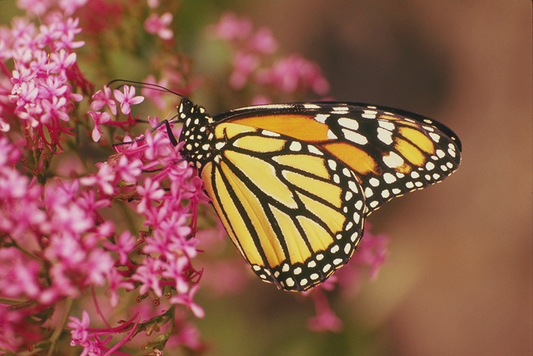
#> input picture monarch_col.png, 533 x 356 px, shrunk from 768 x 512 before the run
$ python zadanie_7_rd_jpeg.py   (older library calls are emulated)
#> lines starting #> are read from the running program, lines starting #| are printed output that depends on the picture
### wspolne.py
"""
Wspolne funkcje wykorzystywane w zadaniach laboratorium: obliczanie
entropii, przeplywnosci, DWT, MSE/PSNR oraz przygotowanie katalogu wynikow.
"""

from pathlib import Path

import cv2
import numpy as np


ROOT = Path(__file__).resolve().parent
WYNIKI = ROOT / "wyniki"


def przygotuj_katalog(nazwa=None):
    katalog = WYNIKI if nazwa is None else WYNIKI / nazwa
    katalog.mkdir(parents=True, exist_ok=True)
    return katalog


# [5 lines left out: function wczytaj_mono, not called in this run]


def wczytaj_kolor():
    obraz = cv2.imread(str(ROOT / "monarch_col.png"), cv2.IMREAD_COLOR)
#> obraz is the input picture: shape (356, 533, 3); mean B, G, R 75, 93, 143.5
    if obraz is None:
        raise FileNotFoundError("Nie znaleziono monarch_col.png")
    return obraz


# [9 lines left out: function histogram_entropia, not called in this run]


def przeplywnosc(sciezka, wysokosc, szerokosc):
    return 8 * Path(sciezka).stat().st_size / (wysokosc * szerokosc)


# [48 lines left out: functions obraz_roznicowy_poziomy, dwt, normalizuj_do_zapisu, not called in this run]


def mse_psnr(obraz_1, obraz_2):
    roznica = obraz_1.astype(np.float64) - obraz_2.astype(np.float64)
    mse = float(np.mean(roznica**2))
    psnr = float("inf") if mse == 0 else float(10 * np.log10(255.0**2 / mse))
    return mse, psnr

### zadanie_7_rd_jpeg.py
"""
Zadanie 7: skrypt kompresuje obraz kolorowy JPEG dla wielu poziomow quality,
oblicza bitrate, MSE i PSNR, zapisuje obrazy oraz gladkie krzywe R-D.
"""

import csv

import cv2
import matplotlib

matplotlib.use("Agg")
import matplotlib.pyplot as plt

from wspolne import ROOT, mse_psnr, przygotuj_katalog, przeplywnosc, wczytaj_kolor


obraz = wczytaj_kolor()
katalog = przygotuj_katalog("zadanie_7")
katalog_jpeg = przygotuj_katalog("zadanie_7/jpeg")
jakosci = list(range(5, 101, 5))
wyniki = []

for jakosc in jakosci:
    sciezka = katalog_jpeg / f"monarch_q{jakosc:03d}.jpg"
    cv2.imwrite(str(sciezka), obraz, [cv2.IMWRITE_JPEG_QUALITY, jakosc])
    zrekonstruowany = cv2.imread(str(sciezka), cv2.IMREAD_COLOR)
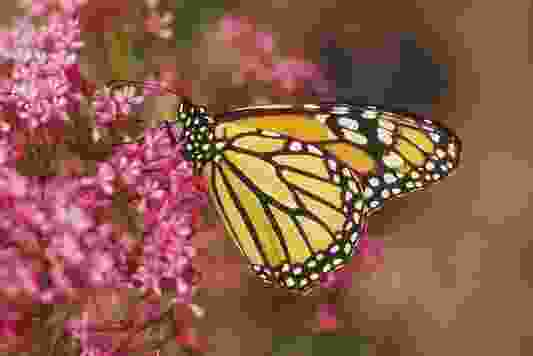
#> zrekonstruowany: shape (356, 533, 3); mean B, G, R 75.1, 93.2, 141.8
    mse, psnr = mse_psnr(obraz, zrekonstruowany)
#> in mse_psnr, `roznica = obraz_1.astype(np.float64) - obraz_2.astype(np.float64)`:
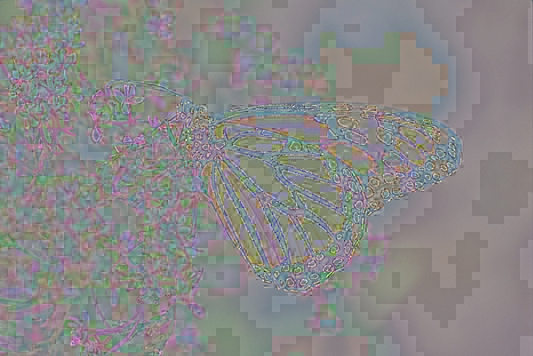
#> roznica: shape (356, 533, 3) float64; mean B, G, R -0.2, -0.3, 1.7; drawn with min black and max white
#> in mse_psnr, `mse = float(np.mean(roznica**2))`: mse = 337.4
#> in mse_psnr, `psnr = float("inf") if mse == 0 else float(10 * np.log10(255.0**2 / ms..`: psnr = 22.85
#> mse = 337.4; psnr = 22.85
    bitrate = przeplywnosc(sciezka, obraz.shape[0], obraz.shape[1])
#> (the run stopped early here; a loop or call above may not have finished)
